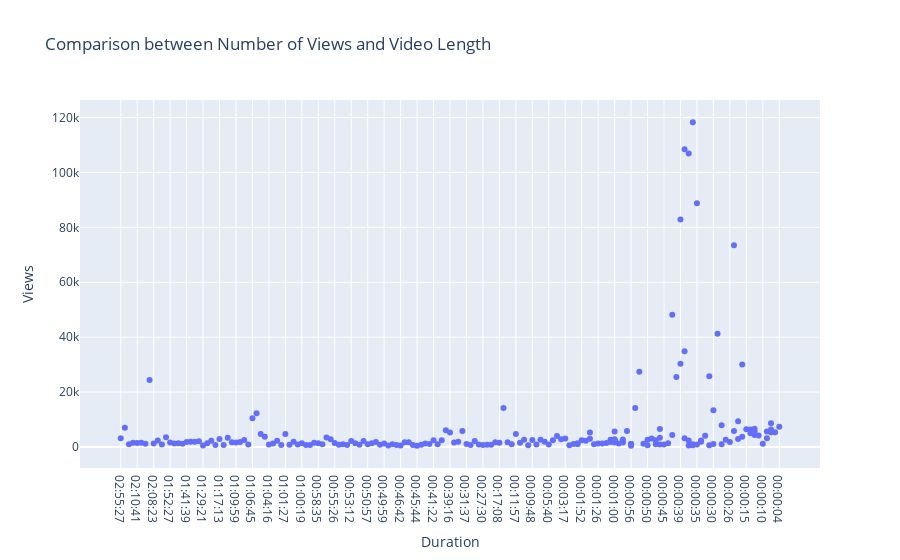

Notebook source saved alongside this figure:
### Code cell
fig = px.scatter(df_sorted_by_length, x='Duration', y='Views', title='Comparison between Number of Views and Video Length')
fig

### Figure 1 — Plotly figure (JSON) as saved in the notebook; plotly's stock layout.template omitted (floating-point values rounded to 4 significant figures; data arrays with more than 128 entries replaced by an {"elided": "..."} marker saying what was removed)
{"data": [{"hovertemplate": "Duration=%{x}<br>Views=%{y}<extra></extra>", "legendgroup": "", "marker": {"color": "#636efa", "symbol": "circle"}, "mode": "markers", "name": "", "orientation": "v", "showlegend": false, "type": "scatter", "x": {"elided": "201 str values"}, "xaxis": "x", "y": {"elided": "201 int values"}, "yaxis": "y"}], "layout": {"legend": {"tracegroupgap": 0}, "title": {"text": "Comparison between Number of Views and Video Length"}, "xaxis": {"anchor": "y", "domain": [0, 1], "title": {"text": "Duration"}}, "yaxis": {"anchor": "x", "domain": [0, 1], "title": {"text": "Views"}}}}
